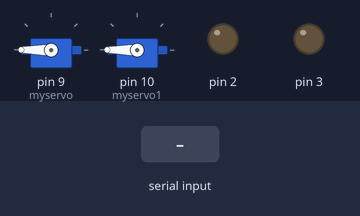
The sketch below on a simulated Arduino Uno, built with avr-gcc and run on an emulated ATmega328P. On the bench: 2 × servo, output pins drawn as LEDs (lit = HIGH). The test bench sets the inputs (shaded band).

Above: at 1.2 s.
1.3 s: "servo1_desligar" received over Serial
At 3.4 s:
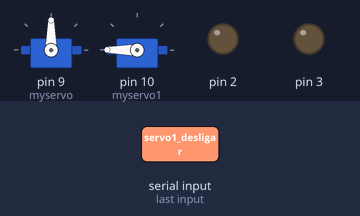
3.8 s: "servo1_ligar" received over Serial
At 5.2 s:
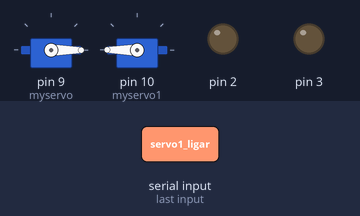
6.3 s: "servo2_desligar" received over Serial
At 8.4 s:
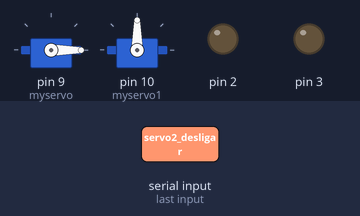
8.8 s: "servo2_ligar" received over Serial
At 10.2 s:
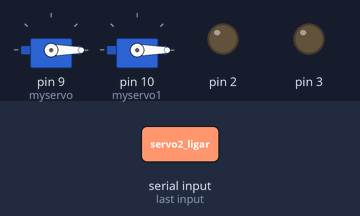
11.3 s: "lampada1_ligar" received over Serial
At 13.4 s:
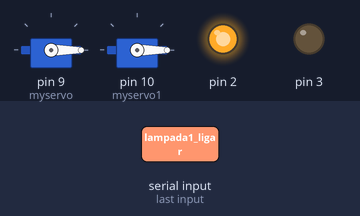
13.8 s: "lampada2_ligar" received over Serial
At 15.3 s:
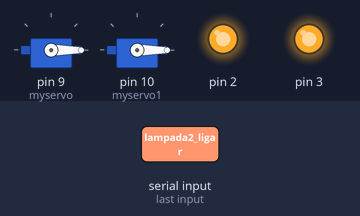
Timing chart, 0 to 16.8 s (numbered marks = the images above; inputs shaded):
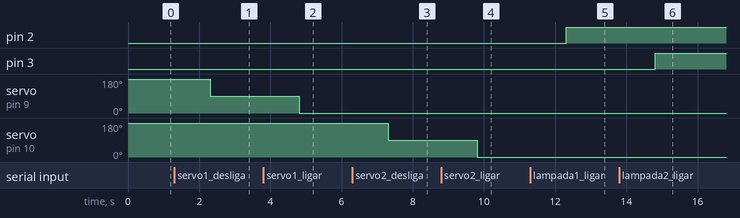

The sketch:

servomotors.ino
```cpp
char c;
#include <Servo.h>
Servo myservo, myservo1;  // create servo object to control a servo

void setup()
{
  // Define que o servo esta ligado a porta 9
  pinMode(2,OUTPUT);
  pinMode(3,OUTPUT);
  Serial.begin(9600);
  myservo.attach(9);
  myservo1.attach(10);
  myservo.write(180);
  myservo1.write(180);


}


void loop(){


  String leitura = Serial.readString();

  if (leitura == "servo1_desligar"){
    myservo.write(90);
  }

  if (leitura == "servo1_ligar"){
    myservo.write(0);
  }

  if (leitura == "servo2_desligar"){
    myservo1.write(90);
  }

  if (leitura == "servo2_ligar"){
    myservo1.write(0);
  }

  if(leitura == "lampada1_desligar"){
    digitalWrite(2, LOW);
  }

  else if(leitura == "lampada1_ligar"){
    digitalWrite(2, HIGH);
  }

  else if(leitura == "lampada2_desligar"){
    digitalWrite(3, LOW);
  }

  else if(leitura == "lampada2_ligar"){
    digitalWrite(3, HIGH);
  }


  // Converte o valor pra ser usado no servo (valores entre 0 e 180)


  // Move o eixo do servo, de acordo com o angulo


  // Aguarda o servo atingir a posição
  //delay(200);
}
```

Measured:
- after the input at 1.3 s, servo on pin 9 (myservo): 180° → 90° after 1.0 s
- after the input at 3.8 s, servo on pin 9 (myservo): 90° → 0° after 1.0 s
- after the input at 6.3 s, servo on pin 10 (myservo1): 180° → 90° after 1.0 s
- after the input at 8.8 s, servo on pin 10 (myservo1): 90° → 0° after 1.0 s
- after the input at 11.3 s, pin 2: LOW → HIGH after 1.0 s
- after the input at 13.8 s, pin 3: LOW → HIGH after 1.0 s
